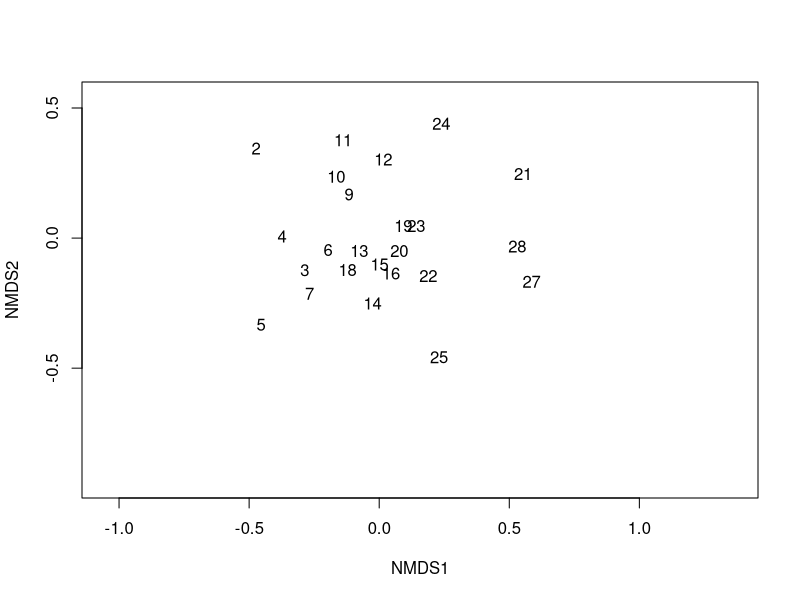
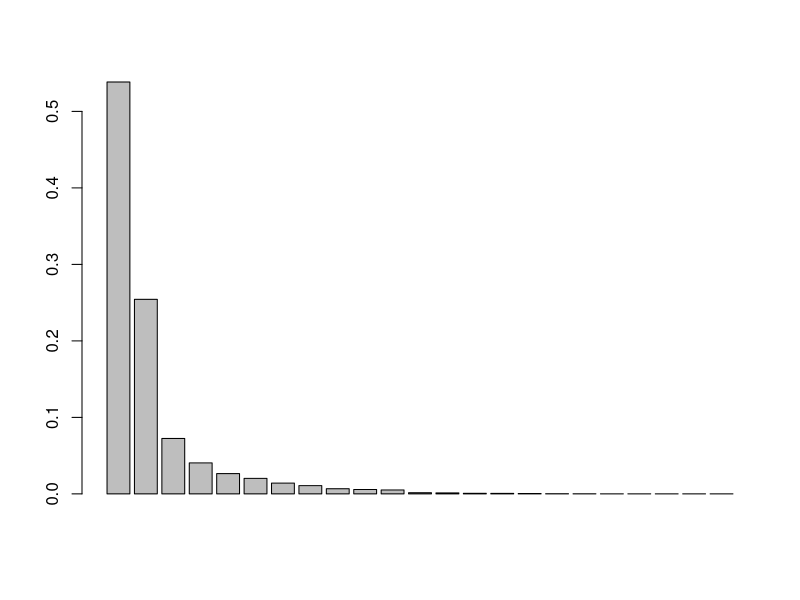
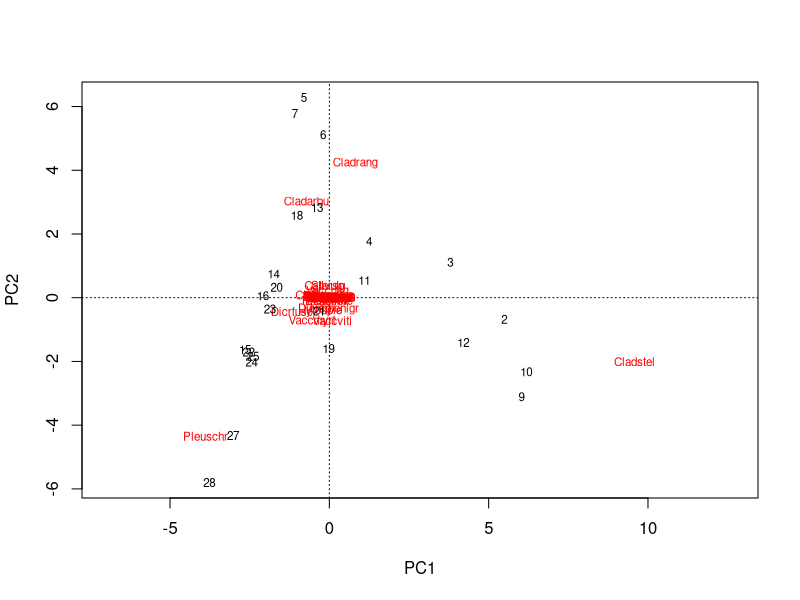
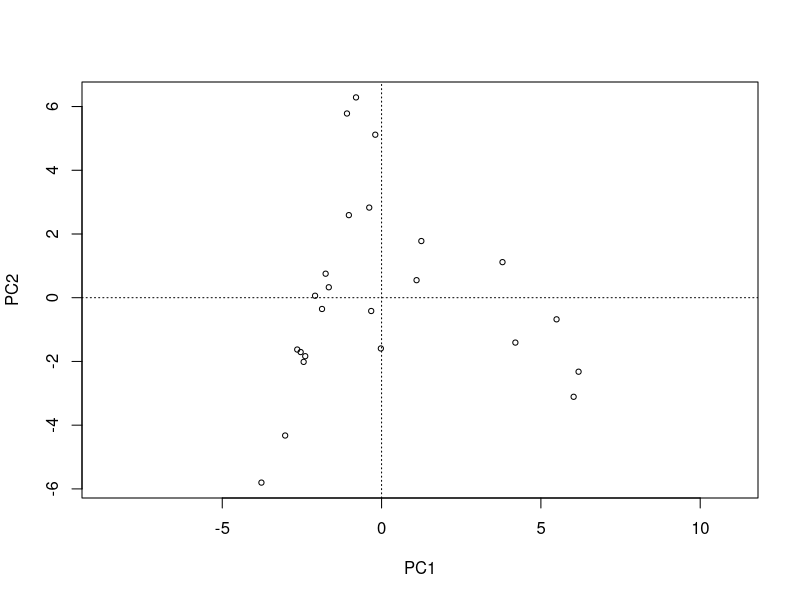
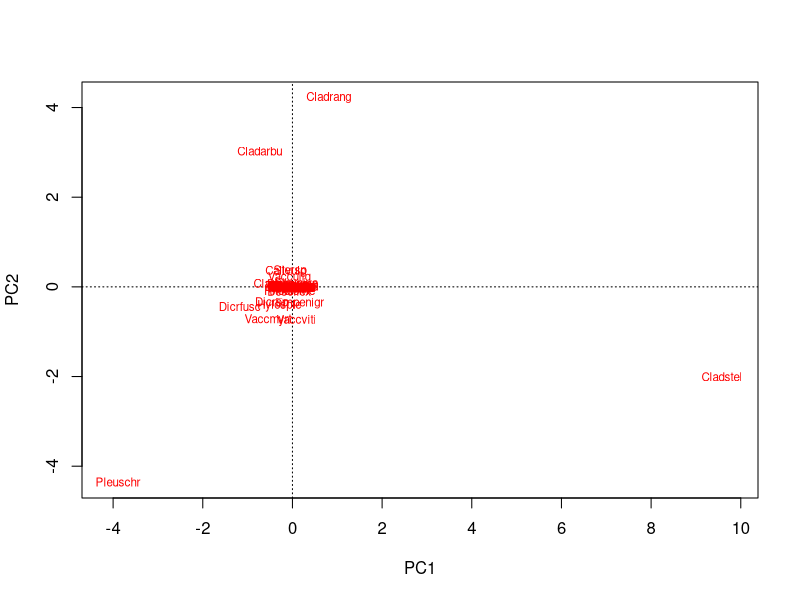
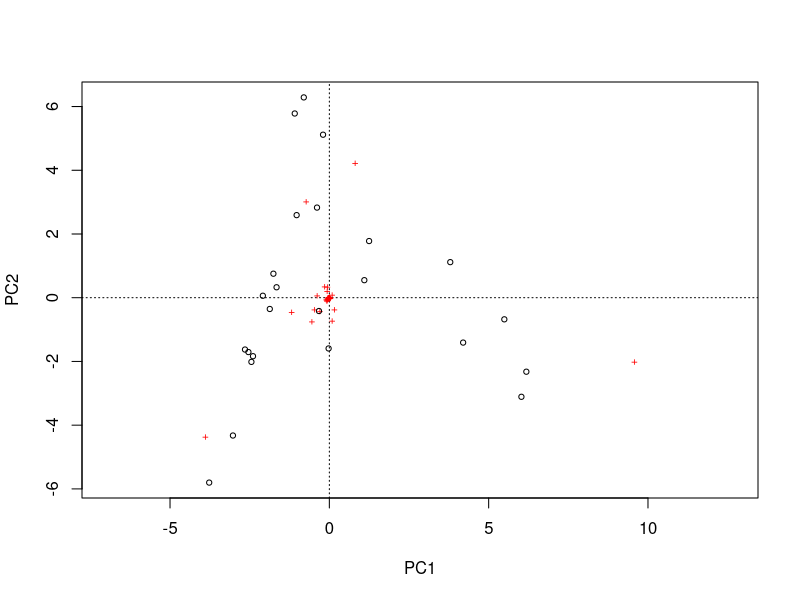
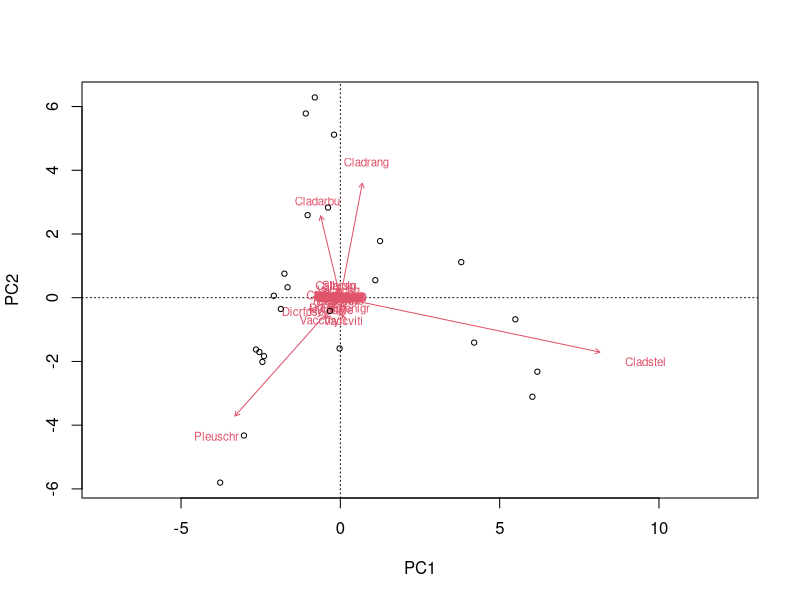
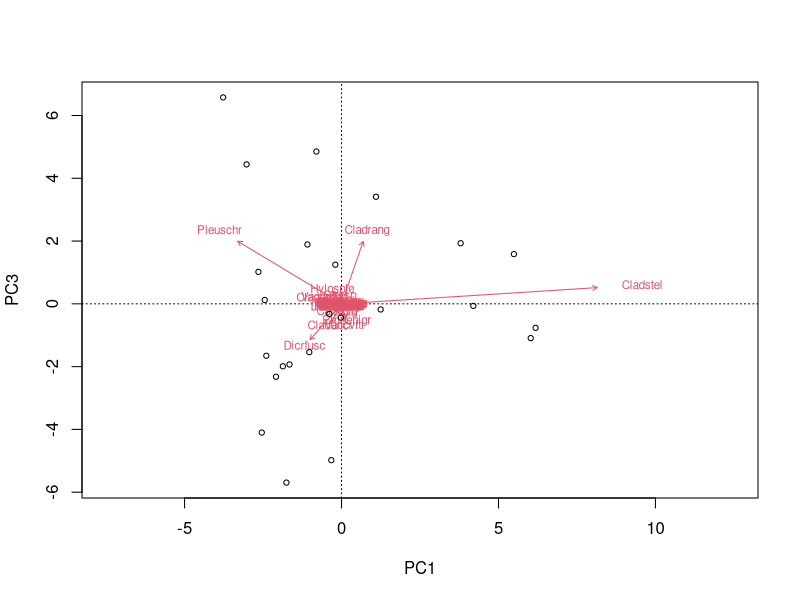

These charts were generated, in order, by the following R code:
## ---- chunk 1
knitr::opts_chunk$set(echo = TRUE)
library(vegan)
library(ape)
library(tidyverse)
## ---- chunk 2
# Load the community dataset wich we'll use in the examples today
data(varespec)

# Open the dataset and look if you can find any patterns
# It is probably very difficult to see any patterns by just looking at the data frame!

# With this command, you'll perform a NMDS and lot the results.
varespec %>% 
  metaMDS(trace = F) %>% 
  ordiplot(type = 'none') %>% 
  text('sites')
## ---- chunk 3
PCA <- rda(varespec, scale = FALSE)
# Use scale = TRUE if your variables are on different scales (e.g. for abiotic variables).
# Here, all species are measured on the same scale 
# So use scale = FALSE

# Now plot a bar plot of relative eigenvalues. This is the percentage variance explained by each axis
barplot(as.vector(PCA$CA$eig)/sum(PCA$CA$eig))
# How much of the variance in our dataset is explained by the first principal component?

# Calculate the percent of variance explained by first two axes
sum((as.vector(PCA$CA$eig)/sum(PCA$CA$eig))[1:2])

# Also try to do it for the first three axes
sum(as.vector(PCA$CA$eig/sum(PCA$CA$eig))[1:3])

# Now, we`ll plot our results with the plot function
plot(PCA)
plot(PCA, display = 'sites', type = 'points')
plot(PCA, display = 'species', type = 'text')

# Try to display both species and sites with points.
plot(PCA, display = c('sites', 'species'), type = 'points')
## ---- chunk 4
# You can extract the species and site scores on the new PC for further analyses:
sitePCA <- PCA$CA$u # Site scores
speciesPCA <- PCA$CA$v # Species scores

# In a biplot of PCA, species' scores are drawn as arros that point in the direction of increasing values for that variable.
biplot(PCA, choices = c(1,2), type = c('text', 'points'), xlim = c(-5, 10))
biplot(PCA, choices = c(1,3), type = c('text', 'points'), xlim = c(-5, 10))
## ---- chunk 5
# First step is to calculate a distance matrix.
# Here we use Bray-Curtis distance metric.
dist <- vegdist(varespec, method = 'bray')

# PCoA is not included in vegan. 
# We will use the ape package instead
PCOA <- pcoa(dist)

# Plot the eigenvalues and interpret
barplot(PCOA$values$Relative_eig[1:10])

# Can you also calculate the cumulative explained variance of the first 3 axes?
sum(PCOA$values$Relative_eig[1:3])

# Some distance measures may result in negative eigenvalues. In that case, add a correction:
PCOA <- pcoa(dist, correction = 'cailliez')

# Plot your results
biplot.pcoa(PCOA)

# You see what`s missing?  Indeed, there are no species plotted on this biplot.  That's because we used a dissimilarity matrix (sites x sites)  as input for the PCOA function.  Hence, no species scores could be calculated.  However, we could work around this problem like this:
biplot.pcoa(PCOA, varespec)
